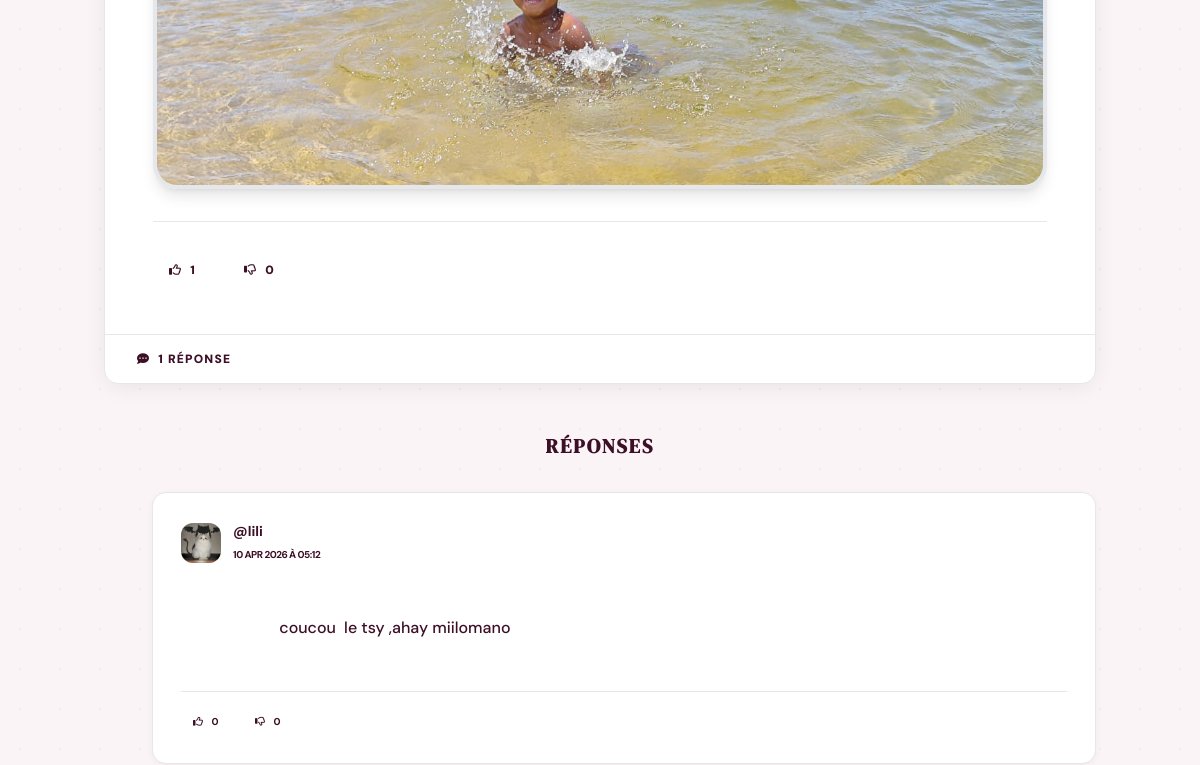
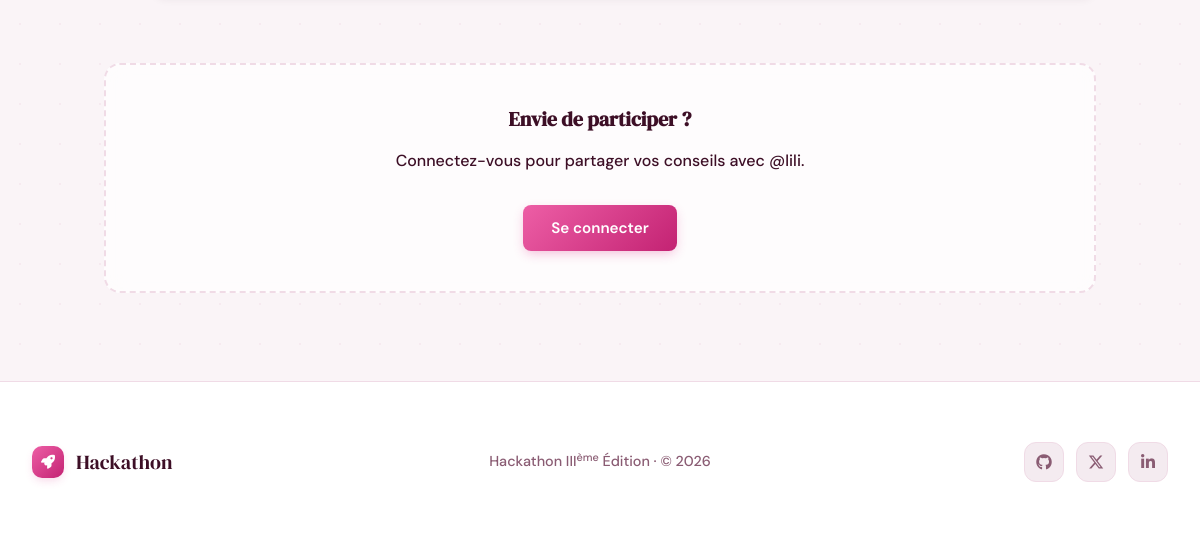
Before: /forum/question/2/ (lower part) with the older database file (2 pictures, top to bottom).
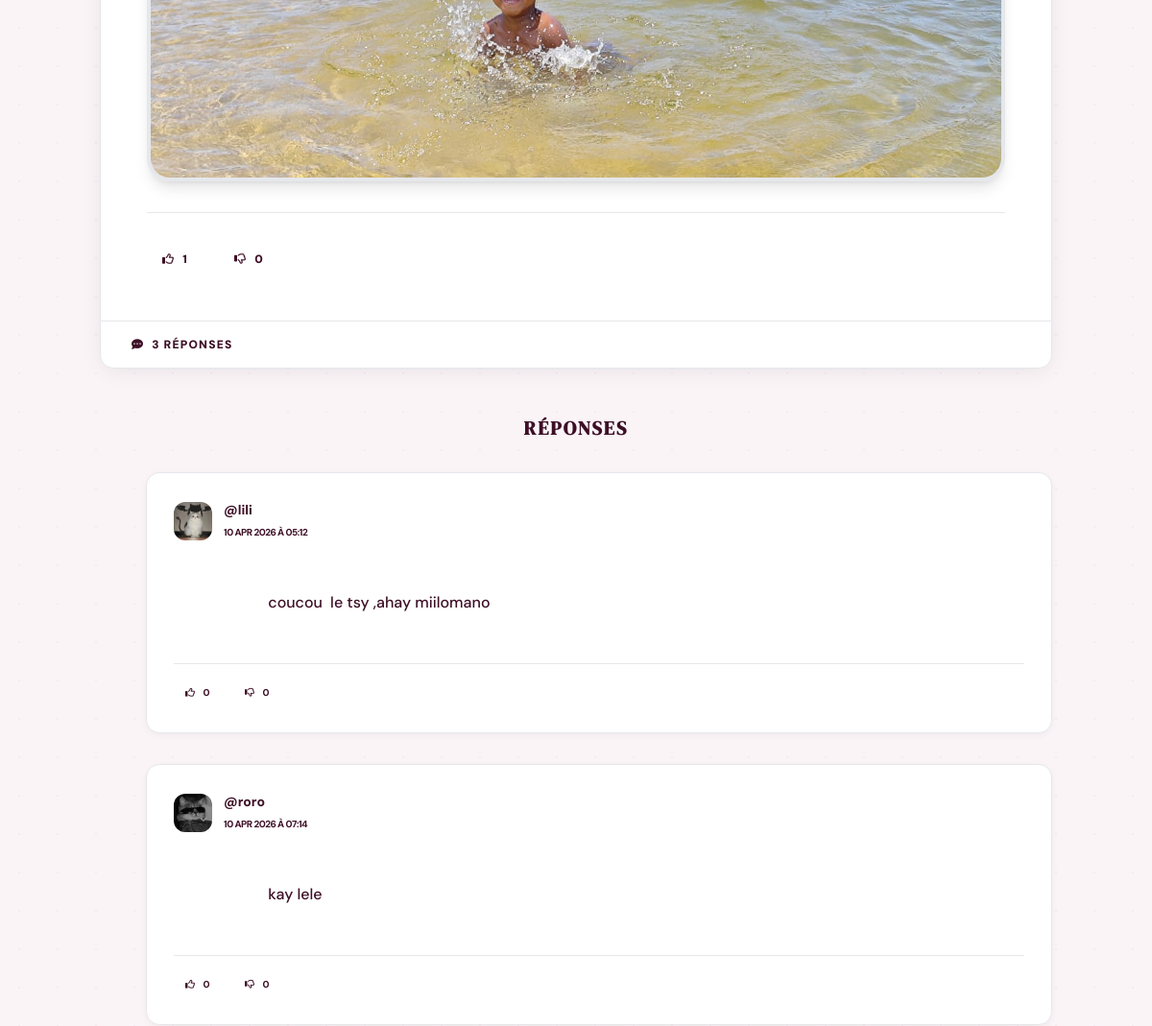
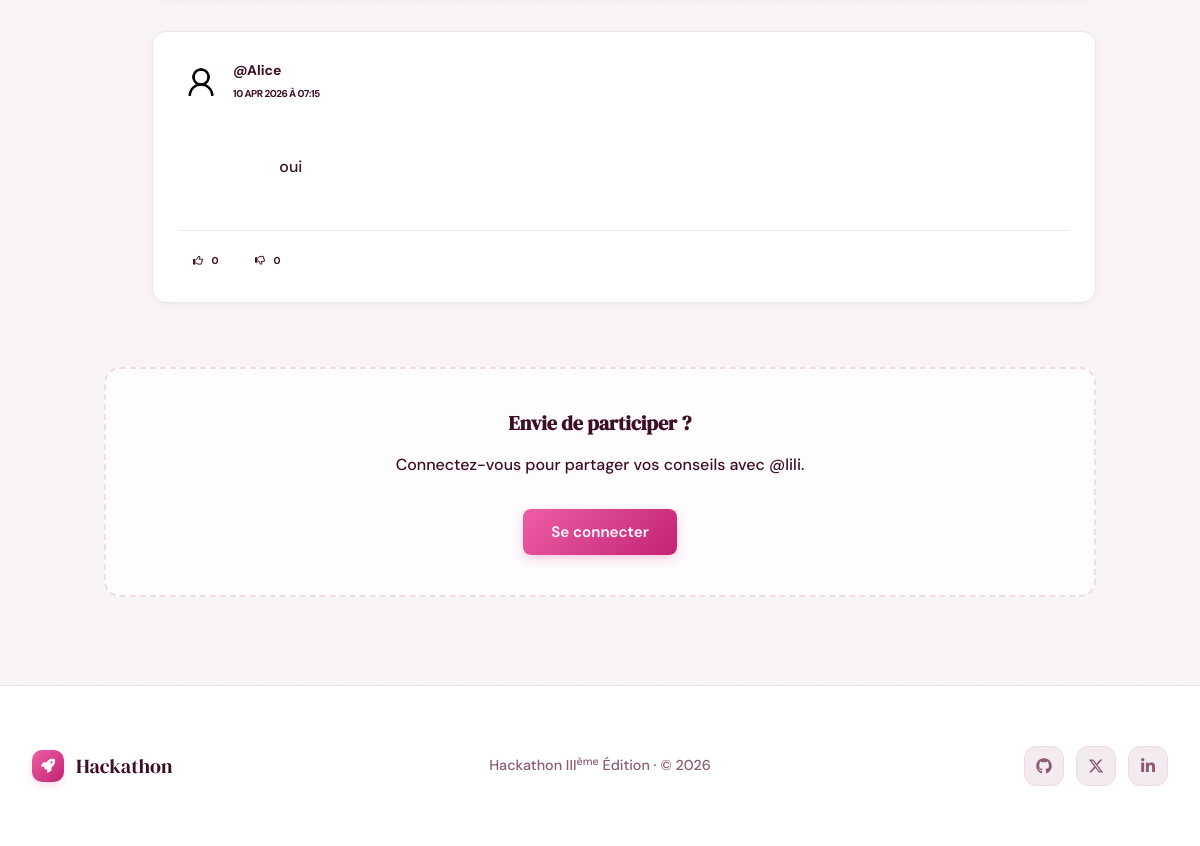
After: the same page with the newer database file (2 pictures, top to bottom).
### forum/models.py (models this page shows, shortened)
class Answer(models.Model):
    user = models.ForeignKey(
        settings.AUTH_USER_MODEL,
        on_delete=models.CASCADE,
        related_name='answers'
    )
    question = models.ForeignKey(
        Question,
        on_delete=models.CASCADE,
        related_name='answers'
    )
    content = models.TextField()
    image = models.ImageField(upload_to='forum/answers/', blank=True, null=True)
    likes = models.ManyToManyField(settings.AUTH_USER_MODEL, related_name='liked_answers', blank=True)
    dislikes = models.ManyToManyField(settings.AUTH_USER_MODEL, related_name='disliked_answers', blank=True)
    created_at = models.DateTimeField(auto_now_add=True)
    updated_at = models.DateTimeField(auto_now=True)
    class Meta:
        ordering = ['created_at']
    def total_likes(self):
        return self.likes.count()
    def total_dislikes(self):
        return self.dislikes.count()

### Users/models.py (models this page shows, shortened)
class User(AbstractUser):
    GROUPE_SANGUIN_CHOIX = [
        ('A+', 'A+'), ('A-', 'A-'),
        ('B+', 'B+'), ('B-', 'B-'),
        ('AB+', 'AB+'), ('AB-', 'AB-'),
        ('O+', 'O+'), ('O-', 'O-'),
    ]
    is_admin_user = models.BooleanField(default=False)
    is_customer = models.BooleanField(default=True)
    age = models.PositiveIntegerField(null=True, blank=True, help_text="25")
    date_dernieres_regles = models.DateField(null=True, blank=True, help_text="Date des dernières règles)")
    date_prevue_accouchement = models.DateField(null=True, blank=True)
    taille = models.PositiveIntegerField(null=True, blank=True, help_text="En cm")
    poids_initial = models.FloatField(null=True, blank=True, help_text="En kg")
    groupe_sanguin = models.CharField(
        null=True,
        blank=True,
        max_length=5,
        choices=GROUPE_SANGUIN_CHOIX
    )
    antecedents_medicaux = models.TextField(null=True, blank=True)
    nombre_grossesses_precedentes = models.PositiveIntegerField(default=0)
    photo = models.ImageField(
        upload_to="profile_pictures/",
        default="profile_pictures/default.png",
        blank=True,
        null=True,
    )

### forum/views.py (the view)
# urls.py: path('question/<int:pk>/', views.question_detail, name='question_detail'),
def question_detail(request, pk):
    question = get_object_or_404(Question, pk=pk)
    answers = question.answers.all().select_related('user')
    if request.method == 'POST' and request.user.is_authenticated:
        form = AnswerForm(request.POST, request.FILES)
        if form.is_valid():
            answer = form.save(commit=False)
            answer.user = request.user
            answer.question = question
            answer.save()
            if question.user != request.user:
                Notification.objects.create(
                    user=question.user,
                    title="Nouvelle réponse",
                    message=f"{request.user.username} a répondu à votre question : {question.title}",
                    url=reverse('forum:question_detail', args=[question.pk])
                )
            return redirect('forum:question_detail', pk=pk)
    else:
        form = AnswerForm()
    return render(request, 'forum/question_detail.html', {
        'question': question,
        'answers': answers,
        'form': form
    })

### forum/models.py (called while the page is built)
    def total_likes(self):
        return self.likes.count()

    def total_dislikes(self):
        return self.dislikes.count()

### templates/forum/question_detail.html (shortened to what the changed rows need)
{% extends 'Base/base.html' %}
{% block content %}
<div class="container mx-auto px-4 py-12 max-w-5xl">
    <div class="cool-card !p-0 overflow-hidden mb-12 shadow-xl border-t-4 border-t-primary">
        <div class="bg-surface-2 px-8 py-4 border-t border-line flex items-center gap-6">
            <span class="text-xs font-black uppercase tracking-widest text-ink-muted flex items-center gap-2">
                <i class="fas fa-comment-dots text-primary"></i>
                {{ answers.count }} Réponse{{ answers.count|pluralize }}
            </span>
        </div>
    </div>
    <div class="space-y-8 mb-16">
        {% for answer in answers %}
            <div class="relative pl-8 md:pl-12">
                <div class="absolute left-0 top-0 bottom-0 w-1 bg-grad-primary opacity-20 rounded-full"></div>
                <div class="cool-card group hover:border-primary/20 transition-all">
                    <div class="flex items-center justify-between mb-6">
                        <div class="flex items-center gap-3">
                            {% if answer.user.photo %}
                                <img src="{{ answer.user.photo.url }}" class="w-10 h-10 rounded-xl object-cover" alt="{{ answer.user.username }}">
                            {% else %}
                                <div class="w-10 h-10 rounded-xl bg-surface-2 flex items-center justify-center text-ink font-bold">
                                    {{ answer.user.username|first|upper }}
                                </div>
                            {% endif %}
                            <div>
                                <span class="block font-bold text-ink text-sm">@{{ answer.user.username }}</span>
                                <span class="text-[10px] font-bold text-ink-muted uppercase tracking-tighter">{{ answer.created_at|date:"d M Y à H:i" }}</span>
                            </div>
                        </div>
                    </div>
                    <div class="text-ink-muted leading-relaxed whitespace-pre-wrap font-medium mb-6">
                        {{ answer.content }}
                    </div>
                    <div class="flex items-center gap-3 pt-4 border-t border-line/50">
                        <a href="{% url 'forum:like_answer' answer.pk %}" class="flex items-center gap-2 px-3 py-1.5 rounded-lg {% if user in answer.likes.all %}bg-primary text-white shadow-md{% else %}bg-surface-2 text-ink-muted hover:bg-line{% endif %} transition-all font-bold text-[10px] uppercase tracking-wider">
                            <i class="{% if user in answer.likes.all %}fas{% else %}far{% endif %} fa-thumbs-up"></i>
                            {{ answer.total_likes }}
                        </a>
                        <a href="{% url 'forum:dislike_answer' answer.pk %}" class="flex items-center gap-2 px-3 py-1.5 rounded-lg {% if user in answer.dislikes.all %}bg-ink text-white shadow-md{% else %}bg-surface-2 text-ink-muted hover:bg-line{% endif %} transition-all font-bold text-[10px] uppercase tracking-wider">
                            <i class="{% if user in answer.dislikes.all %}fas{% else %}far{% endif %} fa-thumbs-down"></i>
                            {{ answer.total_dislikes }}
                        </a>
                    </div>
                </div>
            </div>
        {% empty %}
            <div class="text-center py-16 bg-surface-2 rounded-3xl border-2 border-dashed border-line">
                <p class="text-ink-muted font-bold italic">Soyez la première personne à apporter une réponse !</p>
            </div>
        {% endfor %}
    </div>
</div>
{% endblock %}

Changed rows visible on the page:
added Answer: user.photo (picture), user.username "roro", created_at "10 APR 2026 À 07:14", content "kay lele", total_likes "0", total_dislikes "0"
added Answer: user.photo (placeholder picture), user.username "Alice", created_at "10 APR 2026 À 07:15", content "oui", total_likes "0", total_dislikes "0"
Other visible differences:
{{ answers.count }}: "1" → "3"
